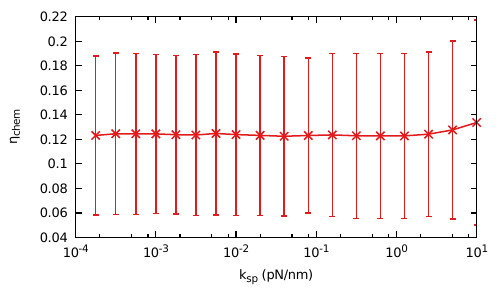

This figure's gnuplot source:
#!/usr/bin/gnuplot
set term pdfcairo enhanced linewidth 1.75 font ",14"
set output "k_eta.pdf"

load "Data/my.pal"

set xzeroaxis
set yzeroaxis

set logscale x 

set format x "10^{%L}"

set key top left Left width -1

set ylabel "{/Symbol h}_{chem}"
set xlabel "k_{sp} (pN/nm)"

plot [:][:] \
    "Data/tug_k_E.dat" u 1:(1+$9/$8):(sqrt($11**2/$8**2+$9**2/$8**4*$10**2)) w errorlines ls 8 lw 1.25 pt 2 dashtype 1 notitle \

